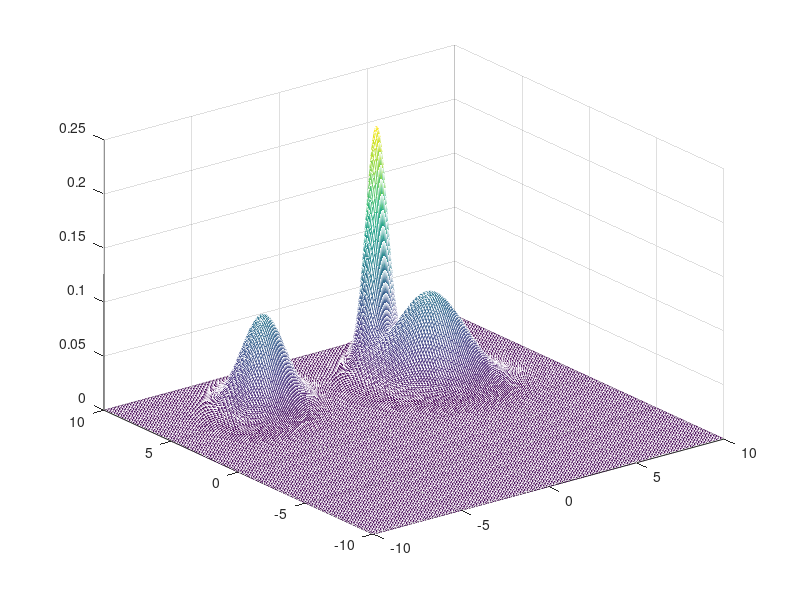
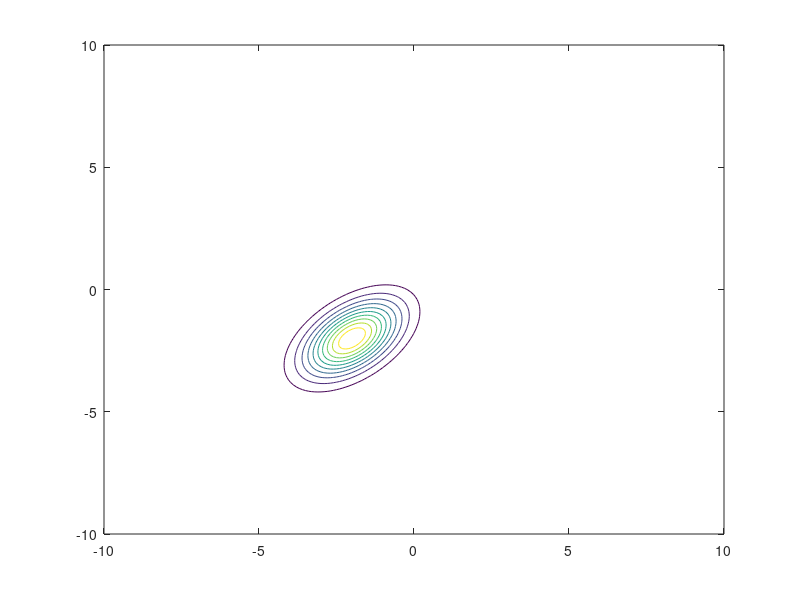
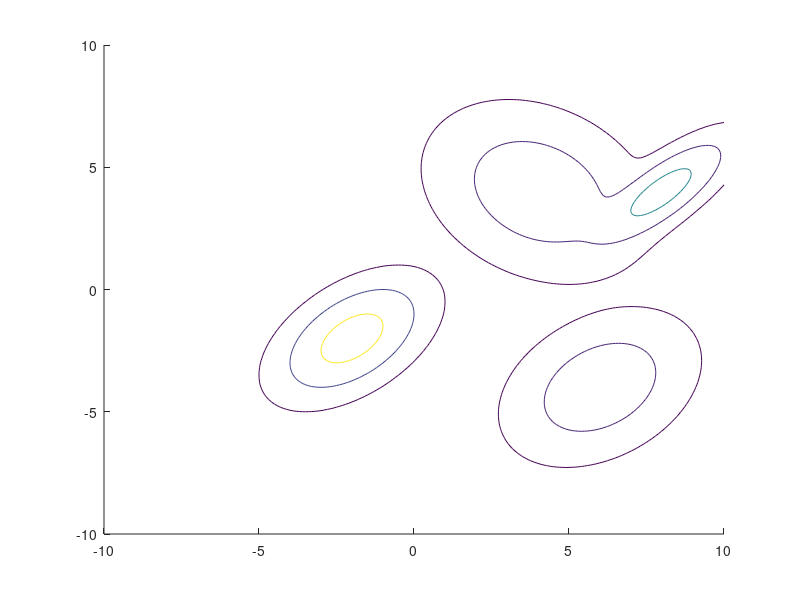

Write the MATLAB code that produced these figures, in order.
clear;
close all;
clc;

% polimodalna gausova raspodela
% npr f(x) = 0.5f1(x) + 0.5f2(x)

% M i S su paremetri gausove raspode;a
% d^2 kriva - kriva gde je fgv konstantna
% - secemo fgv ravni

M0 = [-2, -2]';
S0 = [1, 0.5; 0.5, 1];
M1 = [4, 4]';
S1 = [2, -0.5; -0.5, 2];
M2 = [4, 8]';
S2 = [0.9, 0.7; 0.7, 0.9];
M3 = [-4, 6]';
S3 = [1.5, 0.5; 0.5, 1.5];

x = -10:0.1:10;
y = -10:0.1:10;

f0 = zeros(length(x), length(y));
f1 = zeros(length(x), length(y));
f2 = zeros(length(x), length(y));
f3 = zeros(length(x), length(y));
f = f3;

for i = 1:length(x)
    for j = 1:length(y)
        X = [x(i); y(j)];
        f0(i, j) = 1/(2*pi*det(S0)).^0.5 * ...
            exp(-0.5*(X - M0)'*inv(S0)*(X - M0));
        f1(i, j) = 1/(2*pi*det(S1)).^0.5 * ...
            exp(-0.5*(X - M1)'*inv(S1)*(X - M1));
        f2(i, j) = 1/(2*pi*det(S2)).^0.5 * ...
            exp(-0.5*(X - M2)'*inv(S2)*(X - M2));
        f3(i, j) = 1/(2*pi*det(S3)).^0.5 * ...
            exp(-0.5*(X - M3)'*inv(S3)*(X - M3));
        f(i, j) = 0.4*f1(i, j) + 0.3*f2(i, j) + 0.3*f3(i, j);
    end
end

figure(1)
mesh(x, y, f');

% D2 krive
% (X - M0)'*inv(S0)*(X - M0) - statisticko odstojanje, 
% ono je jednako ovom vektoru d2

d2 = [1, 4, 9];

figure(2);
contour(x, y, f0);

% prag - const_ispred_raspodele * exp(-0.5*d2)
prag = max(max(f0))*exp(-0.5*d2);
figure(3);
hold all;
contour(x, y, f0, prag);

prag = max(max(f))*exp(-0.5*d2);
contour(x, y, f, prag);